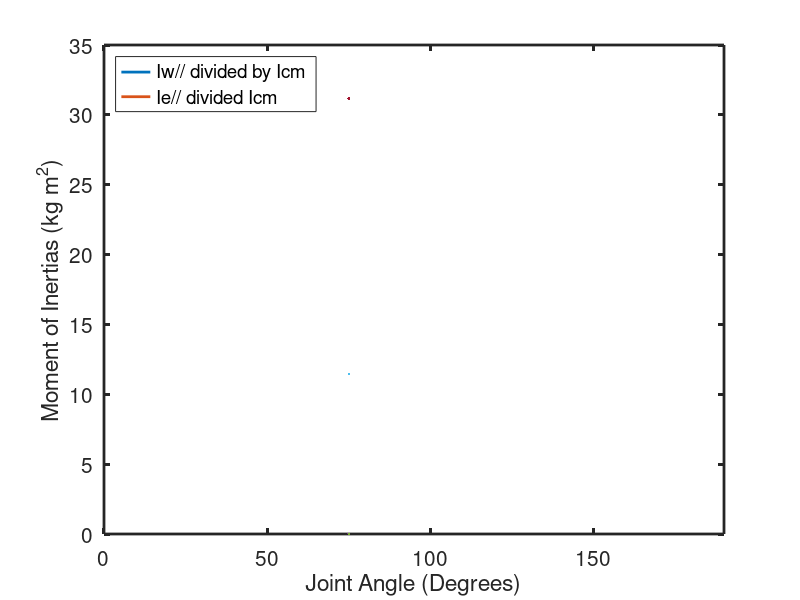

Here is the MATLAB script that generated this plot:
clc;
clear all;

%Boomerang Parameters (Reference was Kaiser)
R = (26)*(1/100); %Blade Length, (m)
lw = (18)*(1/100); %Wrist Length, (m)
le = (24)*(1/100); %Elbow Length
m = (50.6)*(1/1000);  %Mass of boomerang (kg)
%lam = linspace(0, 180, 181); %Joint angles 
lam = 75;


%Calculations 

d = sqrt((R - (R/2)*(cosd(lam/2)).^2).^2 + ((R/2).*cosd(lam/2).*sind(lam/2)).^2);

Icm = ((m*R^2)/3)*((sind(lam/2)).^2+((cosd(lam/2)).^2)/4);

Iw = Icm + m*(lw^2 + 2.*d.*lw + d.^2);

Iww = Iw - Icm; 

Ie = Icm + m*(lw^2 + 2*le*lw + 2.*d.*lw + 2.*d.*le + le^2 + d.^2);

Iee = Ie - Icm;

w0test = 10.45;

we = 1.5; %(rad/s)
ww = 2; %(rad/s)



w0 = (ww + we + (Iw/Icm)*ww + (Ie/Icm)*we)*(1/(2*pi)) 
 
%Non-Dimensionalized Values

Ide = Iee./Icm;

Idw = Iww./Icm;

%Plot 

%figure(01)
plot(lam, Iw, 'LineWidth', 2)
hold on 
plot(lam, Ie, 'LineWidth', 2)
hold on 
plot(lam, Iww, 'LineWidth', 2)
hold on 
plot(lam, Iee, 'LineWidth', 2)
hold on 
plot(lam, Icm, 'LineWidth', 2)
legend('Moment of Inertia - Wrist', 'Moment of Inertia - Elbow', 'Moment of Inertia -  // Wrist', 'Moment of Inertia - // Elbow', 'Moment of Inertia - Center of Mass', 'location', 'northwest');
xlabel('Joint Angle (Degrees)');
ylabel('Moment of Inertias (kg m^2)');
xlim([0 190]);
set(gca,'FontSize',15,'LineWidth',2); 

%figure(02)
plot(lam, Idw, 'LineWidth', 2)
hold on 
plot(lam, Ide, 'LineWidth', 2)
legend('Iw// divided by Icm', 'Ie// divided Icm', 'location', 'northwest');
xlabel('Joint Angle (Degrees)');
xlim([0 190]);
set(gca,'FontSize',15,'LineWidth',2); 
